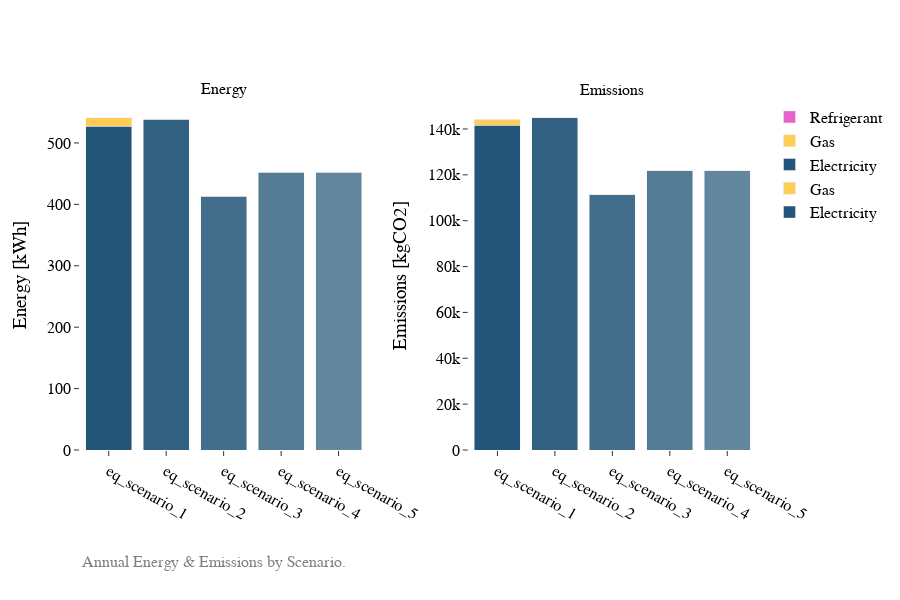

The code cell stored with this chart in its notebook:
### Code cell
from src.visuals import plot_energy_and_emissions

df = source_energy.copy()

equipment_scenarios = ["eq_scenario_1", "eq_scenario_2", "eq_scenario_3", "eq_scenario_4", "eq_scenario_5"]
emission_scenarios = ["new_007"]

plot_energy_and_emissions(df, equipment_scenarios, emission_scenarios, unit_mode="SI")

### Figure 1 — Plotly figure (JSON) as saved in the notebook; plotly's stock layout.template omitted (floating-point values rounded to 4 significant figures)
{"data": [{"hovertemplate": "Scenario: eq_scenario_1<br>Electricity: 527 kWh<extra></extra>", "marker": {"color": "#225577", "opacity": 1}, "name": "Electricity", "showlegend": true, "type": "bar", "x": ["eq_scenario_1"], "xaxis": "x", "y": [527.1], "yaxis": "y"}, {"hovertemplate": "Scenario: eq_scenario_1<br>Gas: 14 kWh<extra></extra>", "marker": {"color": "#ffcc55", "opacity": 1}, "name": "Gas", "showlegend": true, "type": "bar", "x": ["eq_scenario_1"], "xaxis": "x", "y": [14.38], "yaxis": "y"}, {"hovertemplate": "Scenario: eq_scenario_2<br>Electricity: 539 kWh<extra></extra>", "marker": {"color": "#225577", "opacity": 0.925}, "name": "Electricity", "showlegend": false, "type": "bar", "x": ["eq_scenario_2"], "xaxis": "x", "y": [538.6], "yaxis": "y"}, {"hovertemplate": "Scenario: eq_scenario_2<br>Gas: 0 kWh<extra></extra>", "marker": {"color": "#ffcc55", "opacity": 0.925}, "name": "Gas", "showlegend": false, "type": "bar", "x": ["eq_scenario_2"], "xaxis": "x", "y": [0], "yaxis": "y"}, {"hovertemplate": "Scenario: eq_scenario_3<br>Electricity: 413 kWh<extra></extra>", "marker": {"color": "#225577", "opacity": 0.85}, "name": "Electricity", "showlegend": false, "type": "bar", "x": ["eq_scenario_3"], "xaxis": "x", "y": [413.0], "yaxis": "y"}, {"hovertemplate": "Scenario: eq_scenario_3<br>Gas: 0 kWh<extra></extra>", "marker": {"color": "#ffcc55", "opacity": 0.85}, "name": "Gas", "showlegend": false, "type": "bar", "x": ["eq_scenario_3"], "xaxis": "x", "y": [0.0437], "yaxis": "y"}, {"hovertemplate": "Scenario: eq_scenario_4<br>Electricity: 452 kWh<extra></extra>", "marker": {"color": "#225577", "opacity": 0.775}, "name": "Electricity", "showlegend": false, "type": "bar", "x": ["eq_scenario_4"], "xaxis": "x", "y": [452.2], "yaxis": "y"}, {"hovertemplate": "Scenario: eq_scenario_4<br>Gas: 0 kWh<extra></extra>", "marker": {"color": "#ffcc55", "opacity": 0.775}, "name": "Gas", "showlegend": false, "type": "bar", "x": ["eq_scenario_4"], "xaxis": "x", "y": [0], "yaxis": "y"}, {"hovertemplate": "Scenario: eq_scenario_5<br>Electricity: 452 kWh<extra></extra>", "marker": {"color": "#225577", "opacity": 0.7}, "name": "Electricity", "showlegend": false, "type": "bar", "x": ["eq_scenario_5"], "xaxis": "x", "y": [452.2], "yaxis": "y"}, {"hovertemplate": "Scenario: eq_scenario_5<br>Gas: 0 kWh<extra></extra>", "marker": {"color": "#ffcc55", "opacity": 0.7}, "name": "Gas", "showlegend": false, "type": "bar", "x": ["eq_scenario_5"], "xaxis": "x", "y": [0], "yaxis": "y"}, {"hovertemplate": "Scenario: eq_scenario_1<br>Electricity: 141726.5 kgCO₂<extra></extra>", "marker": {"color": "#225577", "opacity": 1}, "name": "Electricity", "showlegend": true, "type": "bar", "x": ["eq_scenario_1"], "xaxis": "x2", "y": [141700.0], "yaxis": "y2"}, {"hovertemplate": "Scenario: eq_scenario_1<br>Gas: 2589.1 kgCO₂<extra></extra>", "marker": {"color": "#ffcc55", "opacity": 1}, "name": "Gas", "showlegend": true, "type": "bar", "x": ["eq_scenario_1"], "xaxis": "x2", "y": [2589.0], "yaxis": "y2"}, {"hovertemplate": "Scenario: eq_scenario_1<br>Refrigerant: 0.0 kgCO₂<extra></extra>", "marker": {"color": "#e763ca", "opacity": 1}, "name": "Refrigerant", "showlegend": true, "type": "bar", "x": ["eq_scenario_1"], "xaxis": "x2", "y": [0], "yaxis": "y2"}, {"hovertemplate": "Scenario: eq_scenario_2<br>Electricity: 144999.7 kgCO₂<extra></extra>", "marker": {"color": "#225577", "opacity": 0.925}, "name": "Electricity", "showlegend": false, "type": "bar", "x": ["eq_scenario_2"], "xaxis": "x2", "y": [145000.0], "yaxis": "y2"}, {"hovertemplate": "Scenario: eq_scenario_2<br>Gas: 0.0 kgCO₂<extra></extra>", "marker": {"color": "#ffcc55", "opacity": 0.925}, "name": "Gas", "showlegend": false, "type": "bar", "x": ["eq_scenario_2"], "xaxis": "x2", "y": [0], "yaxis": "y2"}, {"hovertemplate": "Scenario: eq_scenario_2<br>Refrigerant: 0.0 kgCO₂<extra></extra>", "marker": {"color": "#e763ca", "opacity": 0.925}, "name": "Refrigerant", "showlegend": false, "type": "bar", "x": ["eq_scenario_2"], "xaxis": "x2", "y": [0], "yaxis": "y2"}, {"hovertemplate": "Scenario: eq_scenario_3<br>Electricity: 111244.8 kgCO₂<extra></extra>", "marker": {"color": "#225577", "opacity": 0.85}, "name": "Electricity", "showlegend": false, "type": "bar", "x": ["eq_scenario_3"], "xaxis": "x2", "y": [111200.0], "yaxis": "y2"}, {"hovertemplate": "Scenario: eq_scenario_3<br>Gas: 7.9 kgCO₂<extra></extra>", "marker": {"color": "#ffcc55", "opacity": 0.85}, "name": "Gas", "showlegend": false, "type": "bar", "x": ["eq_scenario_3"], "xaxis": "x2", "y": [7.865], "yaxis": "y2"}, {"hovertemplate": "Scenario: eq_scenario_3<br>Refrigerant: 0.0 kgCO₂<extra></extra>", "marker": {"color": "#e763ca", "opacity": 0.85}, "name": "Refrigerant", "showlegend": false, "type": "bar", "x": ["eq_scenario_3"], "xaxis": "x2", "y": [0], "yaxis": "y2"}, {"hovertemplate": "Scenario: eq_scenario_4<br>Electricity: 121728.1 kgCO₂<extra></extra>", "marker": {"color": "#225577", "opacity": 0.775}, "name": "Electricity", "showlegend": false, "type": "bar", "x": ["eq_scenario_4"], "xaxis": "x2", "y": [121700.0], "yaxis": "y2"}, {"hovertemplate": "Scenario: eq_scenario_4<br>Gas: 0.0 kgCO₂<extra></extra>", "marker": {"color": "#ffcc55", "opacity": 0.775}, "name": "Gas", "showlegend": false, "type": "bar", "x": ["eq_scenario_4"], "xaxis": "x2", "y": [0], "yaxis": "y2"}, {"hovertemplate": "Scenario: eq_scenario_4<br>Refrigerant: 0.0 kgCO₂<extra></extra>", "marker": {"color": "#e763ca", "opacity": 0.775}, "name": "Refrigerant", "showlegend": false, "type": "bar", "x": ["eq_scenario_4"], "xaxis": "x2", "y": [0], "yaxis": "y2"}, {"hovertemplate": "Scenario: eq_scenario_5<br>Electricity: 121728.1 kgCO₂<extra></extra>", "marker": {"color": "#225577", "opacity": 0.7}, "name": "Electricity", "showlegend": false, "type": "bar", "x": ["eq_scenario_5"], "xaxis": "x2", "y": [121700.0], "yaxis": "y2"}, {"hovertemplate": "Scenario: eq_scenario_5<br>Gas: 0.0 kgCO₂<extra></extra>", "marker": {"color": "#ffcc55", "opacity": 0.7}, "name": "Gas", "showlegend": false, "type": "bar", "x": ["eq_scenario_5"], "xaxis": "x2", "y": [0], "yaxis": "y2"}, {"hovertemplate": "Scenario: eq_scenario_5<br>Refrigerant: 0.0 kgCO₂<extra></extra>", "marker": {"color": "#e763ca", "opacity": 0.7}, "name": "Refrigerant", "showlegend": false, "type": "bar", "x": ["eq_scenario_5"], "xaxis": "x2", "y": [0], "yaxis": "y2"}], "layout": {"annotations": [{"font": {"size": 16}, "showarrow": false, "text": "Energy", "x": 0.2125, "xanchor": "center", "xref": "paper", "y": 1, "yanchor": "bottom", "yref": "paper"}, {"font": {"size": 16}, "showarrow": false, "text": "Emissions", "x": 0.7875, "xanchor": "center", "xref": "paper", "y": 1, "yanchor": "bottom", "yref": "paper"}, {"align": "center", "font": {"color": "gray", "size": 16}, "showarrow": false, "text": "Annual Energy & Emissions by Scenario.", "x": 0, "xref": "paper", "y": -0.35, "yref": "paper"}], "barmode": "stack", "font": {"size": 16}, "height": 600, "margin": {"b": 150}, "title": {"font": {"size": 14}}, "xaxis": {"anchor": "y", "domain": [0, 0.425]}, "xaxis2": {"anchor": "y2", "domain": [0.575, 1]}, "yaxis": {"anchor": "x", "domain": [0, 1], "title": {"text": "Energy [kWh]"}}, "yaxis2": {"anchor": "x2", "domain": [0, 1], "title": {"text": "Emissions [kgCO2]"}}}}
